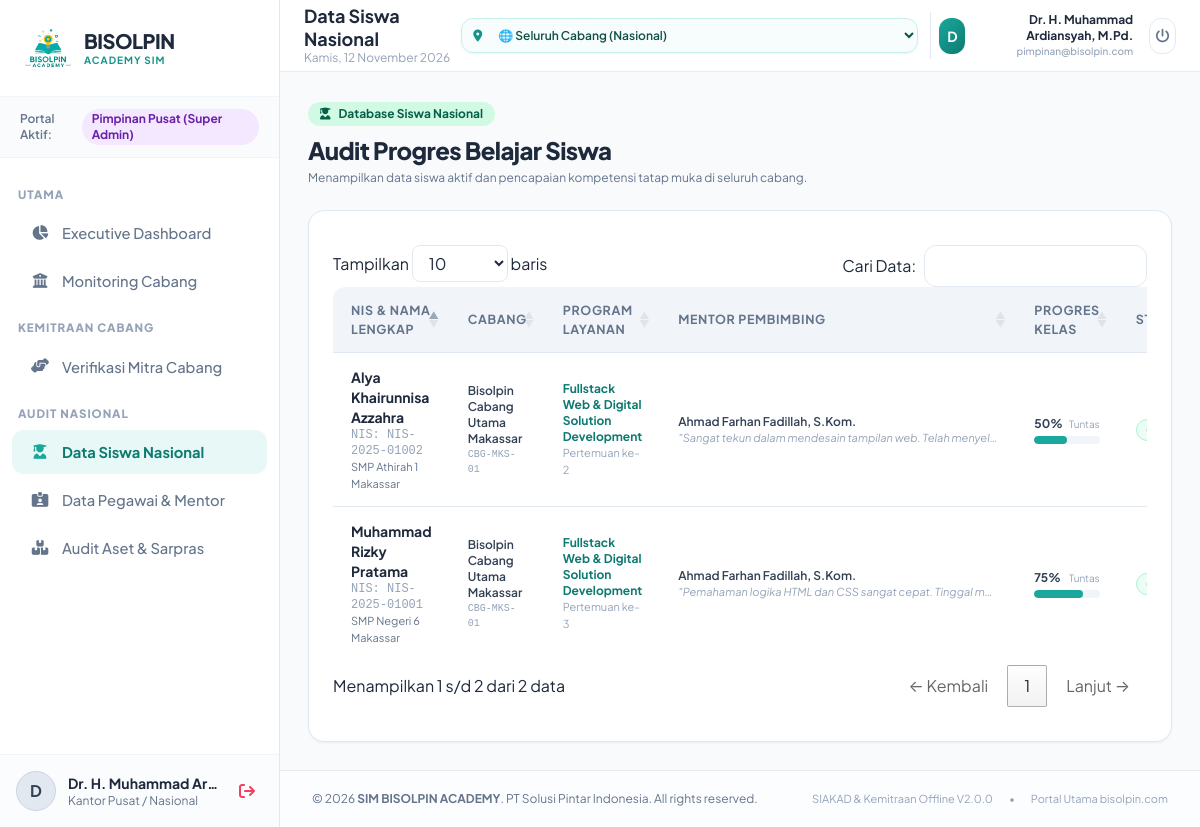
Page /modules/pimpinan/siswa_nasional.php (signed in) on the committed database.
### tables this page shows
CREATE TABLE `tabel_siswa` (
  `id` INT AUTO_INCREMENT PRIMARY KEY,
  `user_id` INT NOT NULL,
  `id_cabang` INT NOT NULL,
  `id_layanan` INT NOT NULL,
  `id_mentor_pembimbing` INT NULL,
  `nis_bisolpin` VARCHAR(30) NOT NULL UNIQUE,
  `nama_lengkap` VARCHAR(150) NOT NULL,
  `umur` INT NULL DEFAULT NULL,
  `jenjang` ENUM('TK','SD','SMP','SMA','SMK','Mahasiswa','Umum') NULL DEFAULT 'SMP',
  `kelas` VARCHAR(50) NULL DEFAULT NULL,
  `nama_sekolah` VARCHAR(150) NULL DEFAULT NULL,
  `asal_sekolah_instansi` VARCHAR(150) NULL,
  `no_hp_siswa` VARCHAR(25) NOT NULL,
  `nama_orang_tua` VARCHAR(150) NULL,
  `no_hp_orang_tua` VARCHAR(25) NULL,
  `no_wa_ortu` VARCHAR(30) NULL DEFAULT NULL,
  `alamat` TEXT NULL,
  `provinsi` VARCHAR(100) NULL DEFAULT 'Sulawesi Selatan',
  `kabupaten_kota` VARCHAR(100) NULL DEFAULT 'Kota Makassar',
  `kecamatan` VARCHAR(100) NULL DEFAULT 'Panakkukang',
  `persentase_progres` DECIMAL(5,2) NOT NULL DEFAULT 0.00,
  `pertemuan_terakhir_diikuti` INT NOT NULL DEFAULT 0,
  `catatan_progres_mentor` TEXT NULL,
  `skor_tka` DECIMAL(5,2) NULL DEFAULT NULL,
  `detail_tka` VARCHAR(255) NULL DEFAULT NULL,
  `status_belajar` ENUM('aktif','lulus','cuti','keluar') NOT NULL DEFAULT 'aktif',
  `status_pembayaran` ENUM('belum_bayar','cicilan','lunas') NOT NULL DEFAULT 'belum_bayar',
  `nominal_terbayar` DECIMAL(12,2) NOT NULL DEFAULT 0.00,
  `is_archived` TINYINT(1) NOT NULL DEFAULT 0,
  `tanggal_daftar` DATE NOT NULL,
  `created_at` TIMESTAMP NOT NULL DEFAULT CURRENT_TIMESTAMP,
  INDEX `idx_siswa_cabang` (`id_cabang`),
  INDEX `idx_siswa_cabang_status` (`id_cabang`, `status_belajar`),
  INDEX `idx_siswa_layanan` (`id_layanan`),
  INDEX `idx_siswa_mentor` (`id_mentor_pembimbing`),
  INDEX `idx_siswa_jenjang` (`jenjang`),
  CONSTRAINT `fk_siswa_user` FOREIGN KEY (`user_id`) REFERENCES `users` (`id`) ON DELETE CASCADE,
  CONSTRAINT `fk_siswa_cabang` FOREIGN KEY (`id_cabang`) REFERENCES `tabel_cabang` (`id`) ON DELETE CASCADE,
  CONSTRAINT `fk_siswa_layanan` FOREIGN KEY (`id_layanan`) REFERENCES `tabel_layanan` (`id`) ON DELETE RESTRICT,
  CONSTRAINT `fk_siswa_mentor` FOREIGN KEY (`id_mentor_pembimbing`) REFERENCES `tabel_pegawai` (`id`) ON DELETE SET NULL
);

CREATE TABLE `tabel_cabang` (
  `id` INT AUTO_INCREMENT PRIMARY KEY,
  `kode_cabang` VARCHAR(20) NOT NULL UNIQUE,
  `nama_cabang` VARCHAR(150) NOT NULL,
  `id_direktur_cabang` INT NULL,
  `alamat` TEXT NOT NULL,
  `kota` VARCHAR(100) NOT NULL,
  `provinsi` VARCHAR(100) NOT NULL,
  `telepon` VARCHAR(25) NOT NULL,
  `email_cabang` VARCHAR(150) NOT NULL,
  `nomor_izin_mitra` VARCHAR(100) NULL,
  `dokumen_kemitraan` VARCHAR(255) NULL,
  `status_mitra` ENUM('pending_review','aktif','ditolak','nonaktif') NOT NULL DEFAULT 'pending_review',
  `tanggal_bergabung` DATE NULL,
  `created_at` TIMESTAMP NOT NULL DEFAULT CURRENT_TIMESTAMP,
  INDEX `idx_cabang_status` (`status_mitra`),
  INDEX `idx_cabang_kota` (`kota`),
  CONSTRAINT `fk_cabang_direktur` FOREIGN KEY (`id_direktur_cabang`) REFERENCES `users` (`id`) ON DELETE SET NULL
);

CREATE TABLE `tabel_layanan` (
  `id` INT AUTO_INCREMENT PRIMARY KEY,
  `id_cabang` INT NULL,
  `kode_layanan` VARCHAR(30) NOT NULL UNIQUE,
  `nama_layanan` VARCHAR(150) NOT NULL,
  `tipe_layanan` ENUM('kursus_reguler','les_privat','tka_tryout','event_workshop') NOT NULL DEFAULT 'kursus_reguler',
  `mata_pelajaran` ENUM('Matematika','Bahasa Inggris','Calistung','Coding','Pemrograman Web','Persiapan TKA','Komputer & Bisnis Digital','Lainnya') NOT NULL DEFAULT 'Coding',
  `kategori_jenjang` ENUM('TK','SD','SMP','SMA','SMK','Mahasiswa','Umum') NOT NULL DEFAULT 'SD',
  `deskripsi` TEXT NULL,
  `jumlah_pertemuan` INT NOT NULL DEFAULT 12,
  `durasi_per_sesi_menit` INT NOT NULL DEFAULT 90,
  `harga_layanan` DECIMAL(12,2) NOT NULL DEFAULT 0.00,
  `harga_promo` DECIMAL(12,2) NULL DEFAULT NULL,
  `target_output_produk` VARCHAR(255) NULL,
  `status_aktif` ENUM('aktif','nonaktif') NOT NULL DEFAULT 'aktif',
  `created_at` TIMESTAMP NOT NULL DEFAULT CURRENT_TIMESTAMP,
  INDEX `idx_layanan_cabang` (`id_cabang`),
  INDEX `idx_layanan_tipe` (`tipe_layanan`),
  INDEX `idx_layanan_kategori` (`kategori_jenjang`),
  CONSTRAINT `fk_layanan_cabang` FOREIGN KEY (`id_cabang`) REFERENCES `tabel_cabang` (`id`) ON DELETE CASCADE
);

CREATE TABLE `tabel_pegawai` (
  `id` INT AUTO_INCREMENT PRIMARY KEY,
  `user_id` INT NOT NULL,
  `id_cabang` INT NULL,
  `nip_pegawai` VARCHAR(30) NOT NULL UNIQUE,
  `nama_lengkap` VARCHAR(150) NOT NULL,
  `jabatan_role` ENUM('pimpinan','direktur_cabang','bak','mentor','staff','sarpras') NOT NULL,
  `spesialisasi_mentor` VARCHAR(150) NULL,
  `spesialisasi_mapel` ENUM('Matematika','Bahasa Inggris','Calistung','Coding','Pemrograman Web') NULL DEFAULT 'Coding',
  `no_hp` VARCHAR(25) NOT NULL,
  `alamat` TEXT NULL,
  `pengalaman_mengajar` TEXT NULL,
  `berkas_cv` VARCHAR(255) NULL,
  `status_kepegawaian` ENUM('tetap','kontrak','mitra_pengajar') NOT NULL DEFAULT 'tetap',
  `status_aktif` ENUM('aktif','nonaktif','pending_review') NOT NULL DEFAULT 'aktif',
  `tanggal_masuk` DATE NOT NULL,
  `created_at` TIMESTAMP NOT NULL DEFAULT CURRENT_TIMESTAMP,
  INDEX `idx_pegawai_role` (`jabatan_role`),
  INDEX `idx_pegawai_cabang` (`id_cabang`),
  CONSTRAINT `fk_pegawai_user` FOREIGN KEY (`user_id`) REFERENCES `users` (`id`) ON DELETE CASCADE,
  CONSTRAINT `fk_pegawai_cabang` FOREIGN KEY (`id_cabang`) REFERENCES `tabel_cabang` (`id`) ON DELETE SET NULL
);

### modules/pimpinan/siswa_nasional.php (the view, shortened to what this page needs)
<?php
require_once dirname(__DIR__, 2) . '/core/helpers.php';
$db = get_db();
$sql = "
    SELECT s.*,
           c.nama_cabang, c.kode_cabang,
           l.nama_layanan, l.kode_layanan,
           m.nama_lengkap as nama_mentor
    FROM tabel_siswa s
    JOIN tabel_cabang c ON c.id = s.id_cabang
    JOIN tabel_layanan l ON l.id = s.id_layanan
    LEFT JOIN tabel_pegawai m ON m.id = s.id_mentor_pembimbing
";
$params = [];
$sql .= " ORDER BY s.created_at DESC";
$stmt = $db->prepare($sql);
$stmt->execute($params);
$siswaList = $stmt->fetchAll();
require_once dirname(__DIR__, 2) . '/includes/header.php';
require_once dirname(__DIR__, 2) . '/includes/sidebar.php';
require_once dirname(__DIR__, 2) . '/includes/topbar.php';
?>
<div class="mb-6 flex flex-col sm:flex-row sm:items-center justify-between gap-4">
    <div>
        <div class="inline-flex items-center gap-2 px-3 py-1 rounded-full bg-emerald-100 text-emerald-800 text-xs font-bold mb-2">
            <i class="fa-solid fa-user-graduate"></i>
            <span>Database Siswa Nasional</span>
        </div>
        <h1 class="text-2xl font-black text-slate-800 tracking-tight">Audit Progres Belajar Siswa</h1>
        <p class="text-xs text-slate-500 mt-1">
            Menampilkan data siswa aktif dan pencapaian kompetensi tatap muka di seluruh cabang.
        </p>
    </div>
</div>
<div class="bg-white rounded-2xl border border-slate-200 shadow-sm p-6 overflow-hidden">
    <div class="overflow-x-auto">
        <table class="datatable w-full text-left">
            <thead>
                <tr>
                    <th>NIS & Nama Lengkap</th>
                    <th>Cabang</th>
                    <th>Program Layanan</th>
                    <th>Mentor Pembimbing</th>
                    <th>Progres Kelas</th>
                    <th>Status</th>
                </tr>
            </thead>
            <tbody>
                <?php foreach ($siswaList as $s): ?>
                    <tr>
                        <td>
                            <div class="font-bold text-slate-800 text-sm"><?= e($s['nama_lengkap']) ?></div>
                            <div class="text-xs font-mono text-slate-400">NIS: <?= e($s['nis_bisolpin']) ?></div>
                            <div class="text-[11px] text-slate-500"><?= e($s['asal_sekolah_instansi'] ?? '-') ?></div>
                        </td>
                        <td>
                            <div class="font-semibold text-slate-700 text-xs"><?= e($s['nama_cabang']) ?></div>
                            <div class="text-[10px] text-slate-400 font-mono"><?= e($s['kode_cabang']) ?></div>
                        </td>
                        <td>
                            <div class="font-bold text-brand-700 text-xs"><?= e($s['nama_layanan']) ?></div>
                            <div class="text-[11px] text-slate-400">Pertemuan ke-<?= (int)$s['pertemuan_terakhir_diikuti'] ?></div>
                        </td>
                        <td>
                            <div class="text-xs font-semibold text-slate-700"><?= e($s['nama_mentor'] ?? 'Belum Ditugaskan') ?></div>
                            <?php if (!empty($s['catatan_progres_mentor'])): ?>
                                <div class="text-[11px] text-slate-400 max-w-xs truncate italic" title="<?= e($s['catatan_progres_mentor']) ?>">
                                    "<?= e($s['catatan_progres_mentor']) ?>"
                                </div>
                            <?php endif; ?>
                        </td>
                        <td class="w-44">
                            <div class="flex items-center justify-between text-xs mb-1">
                                <span class="font-bold text-slate-700"><?= (float)$s['persentase_progres'] ?>%</span>
                                <span class="text-[10px] text-slate-400">Tuntas</span>
                            </div>
                            <div class="w-full bg-slate-100 rounded-full h-2 overflow-hidden">
                                <div class="bg-brand-500 h-2 rounded-full" style="width: <?= (float)$s['persentase_progres'] ?>%"></div>
                            </div>
                        </td>
                        <td>
                            <?= render_status_badge($s['status_belajar']) ?>
                        </td>
                    </tr>
                <?php endforeach; ?>
            </tbody>
        </table>
    </div>
</div>
<?php require_once dirname(__DIR__, 2) . '/includes/footer.php'; ?>

### assets/css/variables.css (style rules this page uses)
:root { --brand-primary: #1BA89C; --brand-primary-hover: #159388; --brand-primary-dark: #0d7a71; --brand-primary-light: #e8f8f6; --brand-primary-surface: #f0fbf9; --brand-secondary: #0EA5E9; --brand-secondary-hover: #0284c7; --brand-secondary-light: #e0f2fe; --brand-accent: #F59E0B; --brand-accent-hover: #d97706; --brand-accent-light: #fef3c7; --color-success: #10B981; --color-success-bg: #ecfdf5; --color-warning: #F59E0B; --color-warning-bg: #fffbeb; --color-danger: #EF4444; --color-danger-bg: #fef2f2; --color-info: #3B82F6; --color-info-bg: #eff6ff; --bg-app: #F8FAFC; --bg-surface: #FFFFFF; --bg-surface-alt: #F1F5F9; --border-color: #E2E8F0; --border-color-focus: #1BA89C; --text-main: #0F172A; --text-muted: #64748B; --text-light: #94A3B8; --text-inverse: #FFFFFF; --font-sans: 'Plus Jakarta Sans', 'Inter', -apple-system, BlinkMacSystemFont, "Segoe UI", Roboto, sans-serif; --radius-sm: 8px; --radius-md: 12px; --radius-lg: 16px; --radius-xl: 24px; --radius-full: 9999px; --shadow-soft: 0 2px 10px -2px rgba(15, 23, 42, 0.05), 0 1px 4px -1px rgba(15, 23, 42, 0.03); --shadow-card: 0 4px 20px -2px rgba(15, 23, 42, 0.06), 0 2px 6px -1px rgba(15, 23, 42, 0.04); --shadow-hover: 0 12px 28px -4px rgba(27, 168, 156, 0.15), 0 4px 10px -2px rgba(15, 23, 42, 0.05); --gradient-brand: linear-gradient(135deg, #1BA89C 0%, #0d7a71 100%); --gradient-card-teal: linear-gradient(135deg, #1BA89C 0%, #14b8a6 100%); --gradient-card-dark: linear-gradient(135deg, #0F172A 0%, #1E293B 100%); }

### assets/css/main.css (style rules this page uses)
body { font-family: var(--font-sans); background-color: var(--bg-app); color: var(--text-main); margin: 0; padding: 0; -webkit-font-smoothing: antialiased; }
table.dataTable { border-collapse: collapse !important; width: 100% !important; border-radius: var(--radius-md); overflow: hidden; }
table.dataTable thead th { background-color: var(--bg-surface-alt) !important; color: var(--text-muted) !important; font-size: 0.78rem !important; text-transform: uppercase !important; letter-spacing: 0.05em !important; font-weight: 700 !important; padding: 14px 18px !important; border-bottom: 1px solid var(--border-color) !important; }
table.dataTable tbody td { padding: 14px 18px !important; font-size: 0.9rem !important; color: var(--text-main); border-bottom: 1px solid var(--border-color) !important; vertical-align: middle; }

### rows in the picture
tabel_siswa: nama_lengkap "Muhammad Rizky Pratama", nis_bisolpin "NIS-2025-01001", asal_sekolah_instansi "SMP Negeri 6 Makassar", id_cabang.nama_cabang "Bisolpin Cabang Utama Makassar", id_cabang.kode_cabang "CBG-MKS-01", id_layanan.nama_layanan "Fullstack Web & Digital Solution Development", pertemuan_terakhir_diikuti "3", id_mentor_pembimbing.nama_lengkap "Ahmad Farhan Fadillah, S.Kom.", catatan_progres_mentor "Pemahaman logika HTML dan CSS sangat cepat. Tinggal m…", persentase_progres "75"
tabel_siswa: nama_lengkap "Alya Khairunnisa Azzahra", nis_bisolpin "NIS-2025-01002", asal_sekolah_instansi "SMP Athirah 1 Makassar", id_cabang.nama_cabang "Bisolpin Cabang Utama Makassar", id_cabang.kode_cabang "CBG-MKS-01", id_layanan.nama_layanan "Fullstack Web & Digital Solution Development", pertemuan_terakhir_diikuti "2", id_mentor_pembimbing.nama_lengkap "Ahmad Farhan Fadillah, S.Kom.", catatan_progres_mentor "Sangat tekun dalam mendesain tampilan web. Telah menyel…", persentase_progres "50"

### other values in the picture
APP_ROLES[$currentRole]['label'] "Pimpinan Pusat (Super Admin)"
substr($user['nama_lengkap'] ?? $user['username'] ?? 'U', 0, 1) "D"
$user['nama_lengkap'] "Dr. H. Muhammad Ar…"
$user['nama_cabang'] "Kantor Pusat / Nasional"
$pageTitle "Data Siswa Nasional"
$user['nama_lengkap'] "Dr. H. Muhammad Ardiansyah, M.Pd."
$user['email'] "pimpinan@bisolpin.com"
APP_NAME "SIM BISOLPIN ACADEMY"
APP_VERSION "2.0.0"
